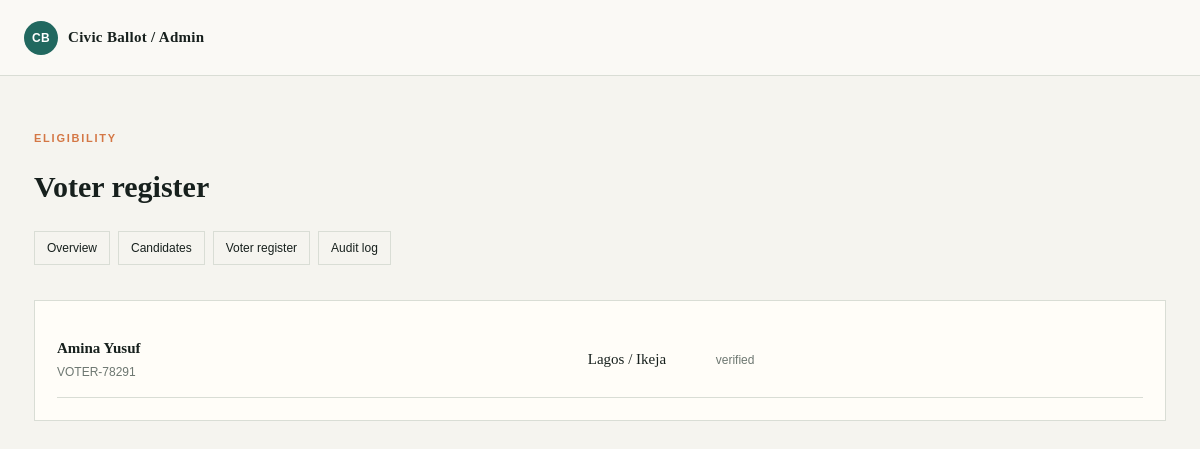
The app's page /admin/voters.php with its own data.
### tables this page shows
CREATE TABLE `voters` (
  `id` int(10) UNSIGNED NOT NULL,
  `voter_reference` char(12) NOT NULL,
  `nin_hash` char(64) NOT NULL,
  `pvc_reference` varchar(40) NOT NULL,
  `full_name` varchar(160) NOT NULL,
  `state` varchar(80) NOT NULL,
  `lga` varchar(100) NOT NULL,
  `verified_at` datetime DEFAULT NULL,
  `created_at` timestamp NOT NULL DEFAULT current_timestamp()
);

### config/database.php (called while the page is built, shortened)
<?php
function db(): PDO
{
    $host = getenv('DB_HOST') ?: '127.0.0.1';
    $name = getenv('DB_NAME') ?: 'civic_ballot';
    $user = getenv('DB_USER') ?: 'civic_ballot';
    $pass = getenv('DB_PASS') ?: 'civic_ballot';
    $pdo = new PDO(
        "mysql:host={$host};dbname={$name};charset=utf8mb4",
        $user,
        $pass,
        [
            PDO::ATTR_ERRMODE => PDO::ERRMODE_EXCEPTION,
            PDO::ATTR_DEFAULT_FETCH_MODE => PDO::FETCH_ASSOC,
            PDO::ATTR_EMULATE_PREPARES => false,
        ]
    );
    return $pdo;
}

### config/app.php (called while the page is built, shortened)
<?php
require_once __DIR__ . '/database.php';
function e(string $value): string { return htmlspecialchars($value, ENT_QUOTES, 'UTF-8'); }

### admin/voters.php (the view)
<?php require_once '../config/app.php'; $pageTitle = 'Voter register'; $rows = db()->query('SELECT voter_reference, full_name, state, lga, verified_at FROM voters ORDER BY full_name')->fetchAll(); ?><!doctype html><html lang="en"><head><meta charset="utf-8"><meta name="viewport" content="width=device-width,initial-scale=1"><title><?= e($pageTitle) ?></title><link rel="stylesheet" href="../assets/style.css"></head><body><header class="topbar"><a class="brand" href="../index.php"><span class="brand-mark">CB</span><span>Civic Ballot / Admin</span></a></header><main class="shell"><div class="eyebrow">Eligibility</div><h1>Voter register</h1><div class="admin-nav"><a href="index.php">Overview</a><a href="candidates.php">Candidates</a><a href="voters.php">Voter register</a><a href="audit-log.php">Audit log</a></div><div class="panel"><?php foreach ($rows as $row): ?><div class="results-row"><strong><?= e($row['full_name']) ?><br><span class="party"><?= e($row['voter_reference']) ?></span></strong><span><?= e($row['state']) ?> / <?= e($row['lga']) ?></span><span class="party">verified</span></div><?php endforeach; ?></div></main></body></html>

### assets/style.css (style rules this page uses)
:root { --ink:#17201d;--muted:#6d7771;--paper:#f5f4ef;--panel:#fffdf8;--line:#d9ddd5;--teal:#21685f;--orange:#d47745;--cream:#ebe7db }
* { box-sizing:border-box }
body { margin:0;background:var(--paper);color:var(--ink);font:15px/1.55 Georgia,serif }
.topbar { height:76px;padding:0 max(24px,calc((100vw - 1180px)/2));display:flex;align-items:center;justify-content:space-between;border-bottom:1px solid var(--line);background:#faf9f5 }
.brand,nav a { color:inherit;text-decoration:none }
.brand { display:flex;align-items:center;gap:10px;font-weight:bold;letter-spacing:.02em }
.brand-mark { display:grid;place-items:center;width:34px;height:34px;border-radius:50%;background:var(--teal);color:#fff;font:700 12px Arial,sans-serif }
.shell { max-width:1180px;margin:0 auto;padding:56px 24px 76px }
.eyebrow { color:var(--orange);font:700 11px Arial,sans-serif;letter-spacing:.16em;text-transform:uppercase }
.panel,.candidate { background:var(--panel);border:1px solid var(--line);padding:22px }
.party { font:12px Arial,sans-serif;color:var(--muted) }
.results-row { display:grid;grid-template-columns:1.2fr 110px 1fr;gap:18px;align-items:center;padding:14px 0;border-bottom:1px solid var(--line) }
.admin-nav { display:flex;gap:8px;flex-wrap:wrap;margin:20px 0 35px }
.admin-nav a { padding:9px 12px;border:1px solid var(--line);text-decoration:none;color:var(--ink);font:12px Arial,sans-serif }

### records on screen
voters: full_name "Amina Yusuf", voter_reference "VOTER-78291", state "Lagos", lga "Ikeja"
